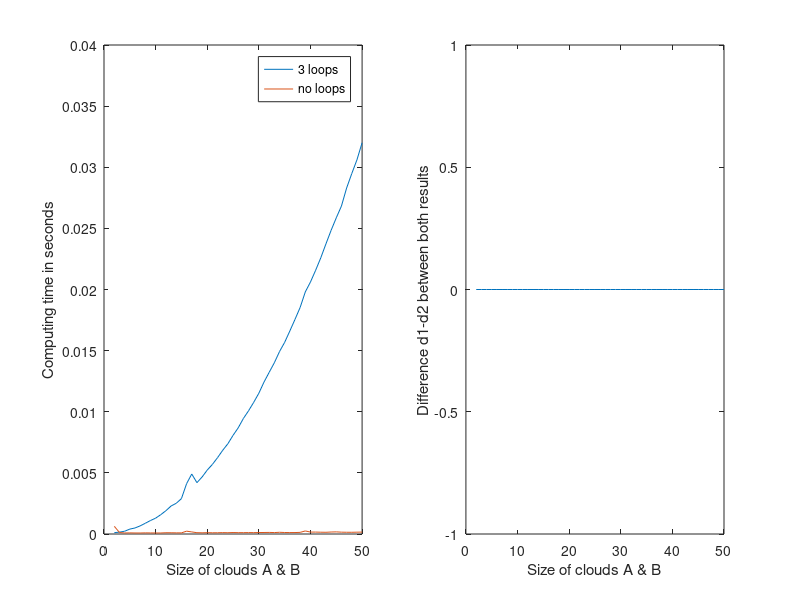

This figure's MATLAB source:
function A2_exercises
  
  function d=closest_points_with_loops(A,B)
    
      #we want to calculate the distance between 2 2dVecs manually:
      function dist = calc_dist_by_hand(a,b)
        distance_vector = [ a(1,1)-b(1,1) , a(1,2)-b(1,2) ];
        dist = sqrt(distance_vector(1)^2 + distance_vector(2)^2);
      endfunction
    
      # cloud A owns n 2d-vecs
      n = size(A)(1);
      
      # clud B owns m 2d-vecs
      m = size(B)(1);
      
      d=0;
      for n_i = [1:n]
        shortest_dist = calc_dist_by_hand(A(n_i,:),B(1,:));
        for m_i = [2:m]
          current_dist = calc_dist_by_hand(A(n_i,:),B(m_i,:));
          if shortest_dist>current_dist
            shortest_dist = current_dist;
          endif
        endfor
        d+=shortest_dist;
      endfor
      
  endfunction
  
  
  function d=closest_points_noloops(A,B)
  
      # cloud A owns n 2d-vecs
      n = size(A)(1);
      
      # clud B owns m 2d-vecs
      m = size(B)(1);
      
      B=repmat(B,n,1);
      
      special_index_vec=ones(m,n).*[1:n];
      A=A(special_index_vec,:);
      
      diff=A-B;
      
      len=sqrt(sum(diff.^2'));
      d=sum(min(reshape(len,m,n)));
      
  endfunction
  
  # executes our 2 functions ans returns the computationtime
  # and result (d) of both functions/computationmethods
  function [t,d]=measure_execution_times(A,B)
    
    d=zeros(2,1);
    t=zeros(2,1);
    
    tic;
    d(1,1)=closest_points_with_loops(A,B);
    t(1,1)=toc;
    
    tic
    d(2,1)=closest_points_noloops(A,B);
    t(2,1)=toc;
    
  endfunction
 
  s=2:1:50; #calculating with s times s (sxs) matrices
  
  timeresults =  zeros(2,size(s)(2));
  d           =  zeros(2,size(s)(2));
  
  for i=1:size(s)(2)
      s(i)
      N=s(i);
      M=s(i);
      A=rand(N,2)*10;
      B=rand(M,2)*10;
      [timeresults(:,i),d(:,i)]=measure_execution_times(A,B);
      
  endfor
  
  
  subplot(1, 2, 1)
  plot(s,timeresults(:,:));
  xlabel ("Size of clouds A & B");
  ylabel ("Computing time in seconds");
  legend("3 loops","no loops");
  
  subplot (1, 2, 2)
  plot(s,d(1,:)-d(2,:));
  xlabel("Size of clouds A & B");
  ylabel ("Difference d1-d2 between both results");
  
endfunction